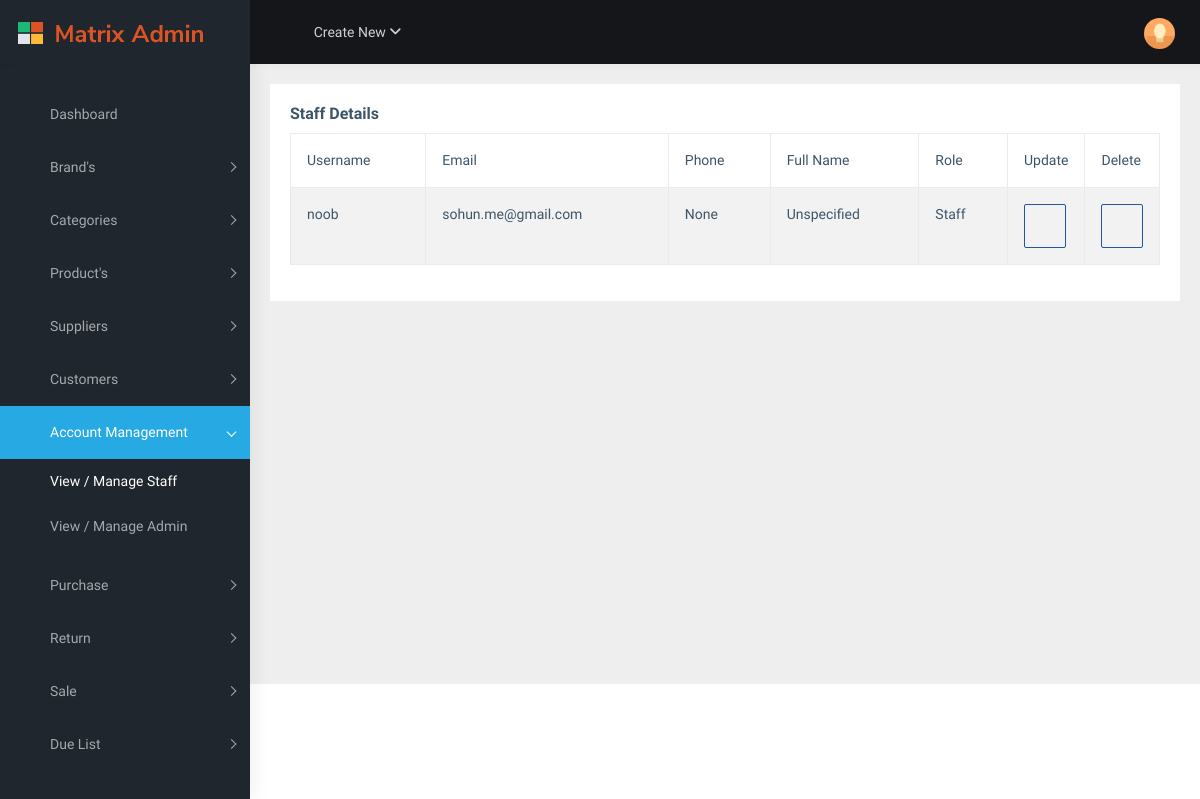
Before: /account/staff (signed in) with the older database file.
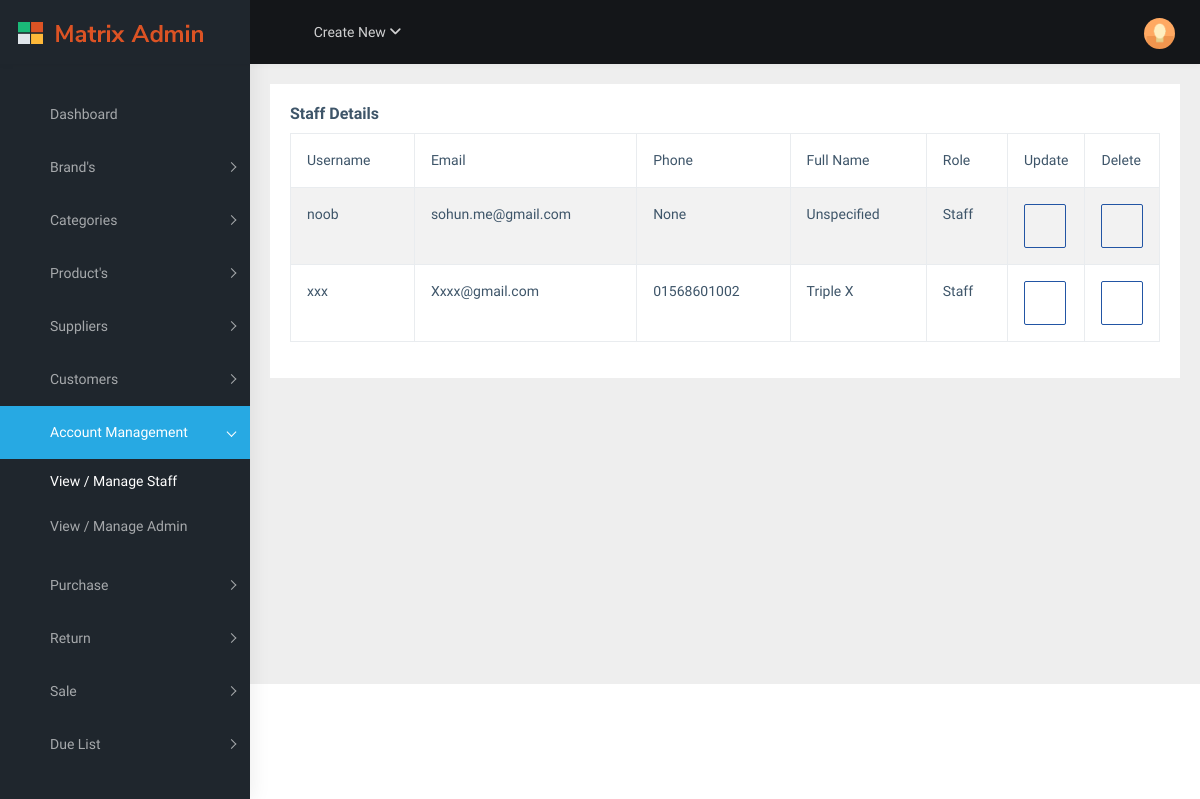
After: the same page with the newer database file.
### accounts/models.py (models this page shows, shortened)
class CustomUser(AbstractUser):
    ROLE_CHOICES = [
        ('admin', 'Admin'),
        ('staff', 'Staff'),
    ]
    role = models.CharField(max_length=10, choices=ROLE_CHOICES)
    phone_number = models.CharField(max_length=15, blank=True, null=True)
    email = models.EmailField(blank=True, null=True)
    first_name = models.CharField(max_length=30, blank=True, null=True)
    last_name = models.CharField(max_length=30, blank=True, null=True)
    def get_full_name(self):
        if self.first_name and self.last_name:
            return self.first_name + ' ' + self.last_name
        else:
            return 'Unspecified'

### accounts/views.py (the view)
# urls.py: path('account/staff', views.staff_view, name='staff'),
@cache_page(60*15)
@login_required(login_url='accounts:login')
def staff_view(request):
	staff = CustomUser.objects.filter(role='staff')
	context = {'staffs':staff}
	return render(request, 'accounts/manage_staff.html', context)

### templates/accounts/manage_staff.html (shortened to what this page needs)
{% extends 'base.html' %}
{% block content %}
<div class="page-wrapper">
<div class="container-fluid">
 <div class="card">
    <div class="card-body">
      <h5 class="card-title">Staff Details </h5>
      <div class="table-responsive">
        <table
          id="zero_config"
          class="table table-striped table-bordered"
        >
          <thead>
            <tr>
              <th>Username</th>
              <th>Email</th>
              <th>Phone</th>
              <th>Full Name </th>
              <th>Role</th>
              <th class="col-md-1">Update</th>
              <th class="col-md-1">Delete</th>
            </tr>
          </thead>
          <tbody>
        {% for staff in staffs %}
            <tr>
              <td>{{staff.username}}</td>
              <td>{{staff.email}}</td>
              <td>{{staff.phone_number}}</td>
              <td>{{staff.get_full_name}}</td>
              <td>{{ staff.role | capfirst }}</td>
              <td><a href="{% url 'accounts:update_staff' staff.id %}" class="btn btn-outline-info"><i class="mdi mdi-pencil-box" style="font-size: 20px;"></i></a></td>
              <td>
              <form id="delete-form-{{ staff.id }}" method="post" action="{% url 'accounts:delete_staff' staff.id %}">
                <button type="button" onclick="showDeleteConfirmation({{ staff.id }})" class="btn btn-outline-info">
                  <i class="mdi mdi-delete" style="font-size: 20px;"></i>
                </button>
              </form>
            </td>
            </tr>
        {% endfor %}
          </tbody>
        </table>
      </div>
    </div>
  </div>
</div>
</div>
</div>
{% endblock %}

Changed rows visible on the page:
added CustomUser: username "xxx", email "Xxxx@gmail.com", phone_number "01568601002", get_full_name "Triple X", role "Staff"
